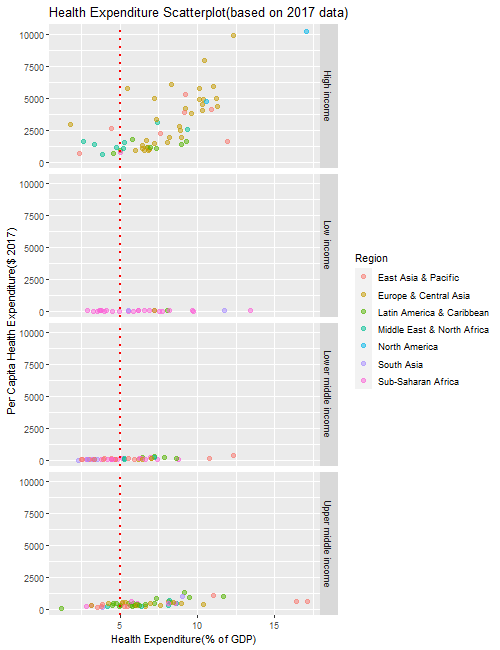

Here is the R script that generated this plot:
library(dplyr)
library(ggplot2)
library(Cairo)

per_capita <- read.csv("per capita health exp.csv", skip = 2) #.x
perc_gdp <- read.csv("health exp % of gdp.csv", skip = 2) #.y
metadata <- read.csv("Metadata.csv", header = TRUE)

data_scatter <- merge(per_capita, perc_gdp, by.x = "Country.Code", by.y = "Country.Code")
data <- merge(data_scatter, metadata, by.x = "Country.Code", by.y = "ï..Country.Code")

plotdata <- data[,c(1,2,22,44,45,43)]

plotdata <- tbl_df(plotdata)
plotdata$X2017.x <- as.numeric(plotdata$X2017.x)
plotdata$X2017.y <- as.numeric(plotdata$X2017.y)

plotdata <- plotdata %>% 
  mutate_all(~ifelse(. %in% c("N/A", "null", ""), NA, .)) %>% 
  na.omit()


g <- ggplot(plotdata, aes(X2017.y, X2017.x))

png("plot2.png", width = 500, heigh = 650)
g + geom_point(aes(color = Region), size = 2, alpha = 1/2) + facet_grid(IncomeGroup~.) + geom_vline(xintercept = 5, linetype = "dotted", color = "red", size = 1) + labs(x = "Health Expenditure(% of GDP)", y = "Per Capita Health Expenditure($ 2017)", title = "Health Expenditure Scatterplot(based on 2017 data)")
dev.off()